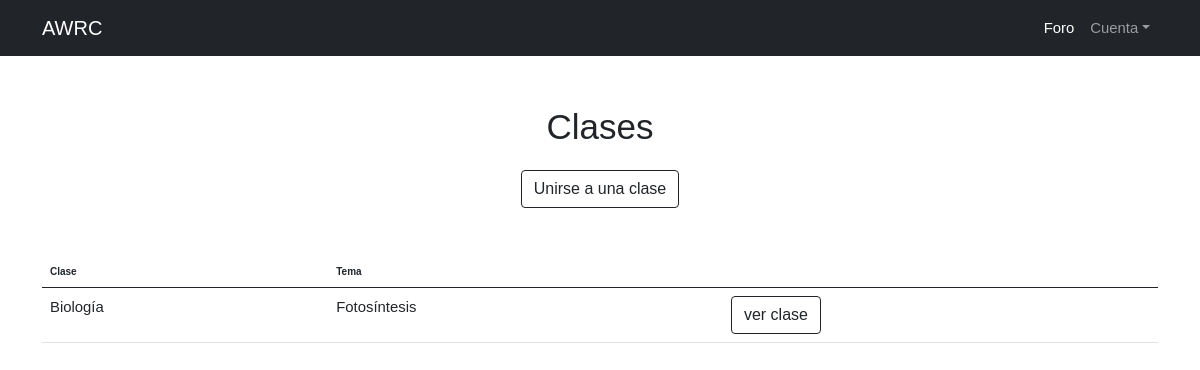
Page /MG1/ (signed in) on the earlier database version.
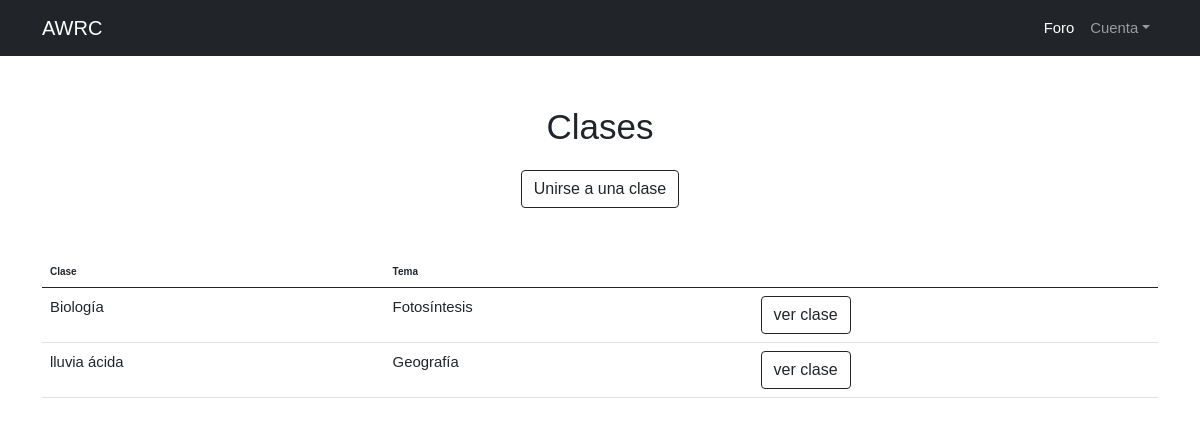
Same page on the later database version.
### AMCE/models.py (models this page shows, shortened)
class Anadir(models.Model):
	user_id = models.ForeignKey(User, on_delete=models.CASCADE)
	codigo_materia = models.ForeignKey(Clases, on_delete=models.CASCADE)

class Clases(models.Model):
	codigo = models.CharField(max_length=10, primary_key=True)
	tema = models.CharField(max_length=100)
	nombre = models.CharField(max_length=100)

### AMCE/views.py (the view)
# urls.py: path('MG1/', views.MG1, name = 'MG1'),
@login_required
def MG1(request):
	equipo = Equipo.objects.filter(numEquipo=1);
	print(equipo)
	if equipo == 2:
		print(1)
	else:
		print(2)
	anadir = Anadir()
	code = Anadir.objects.filter(user_id_id=request.user.pk)
	a = request.POST
	current_user = get_object_or_404(User, pk=request.user.pk)
	args = {'form': a, 'code':code}
	if request.method == 'POST':
		print(a)
		codigo_ingresado = request.POST.get("new")
		anadir.codigo_materia = Clases.objects.get(codigo = request.POST.get("new"))
		codigo_clase = Anadir(user_id=current_user,codigo_materia=anadir.codigo_materia)
		codigo_clase.save()
	return render(request,"AMCE/SelEquipo.html",args)

### AMCE/templates/AMCE/SelEquipo.html (shortened to what this page needs)
{% extends 'AMCE/MG1.html'%}
{% block content %}
    <div >
      <br>
      <br>
      <blockquote class="blockquote text-center">
        <p class="mb-0" style="margin-top: 15px; font-size: 35px;">Clases</p>
      </blockquote>
    </div>
    <center>
      <a class="btn btn-outline-dark" id="myBtn">Unirse a una clase</a>
    </center>
    <div class="container mt-5">
      <table class="table">
            <thead>
            <th>Clase</th>
            <th>Tema</th>
            <th></th>
        </thead>
        <tbody>
          {% for codigo in code %}
              <tr>
              <td><a style="size: 30px" >{{codigo.codigo_materia.tema}}</a></td>
              <td><a style="size: 30px" >{{codigo.codigo_materia.nombre}}</a></td>
              <td><a class="btn btn-outline-dark" id="" href="/paso1-1" style="size: 1px">ver clase</a></td>
            </tr>
          {% endfor %}
        </tbody>
      </table>
    </div>
{% endblock%}

Differences in the rows shown:
added Anadir: codigo_materia.tema "lluvia ácida", codigo_materia.nombre "Geografía"
